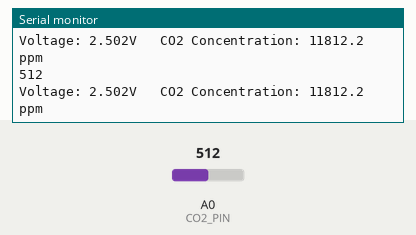
Recording of a sketch running on a simulated Arduino Uno, built with avr-gcc and run on an emulated ATmega328P. On the bench: the last lines printed to the serial monitor. Inputs (shaded band) come from the test bench; at power-on: A0 (CO2_PIN) = 512.

Above: at 4.2 s.
4.3 s: A0 (CO2_PIN) set to 716
At 5.6 s:
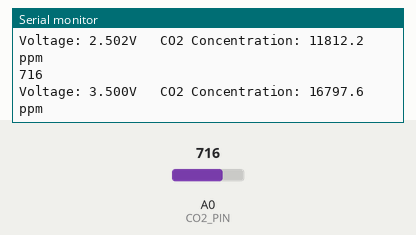
5.8 s: A0 (CO2_PIN) set to 900
At 6.5 s:
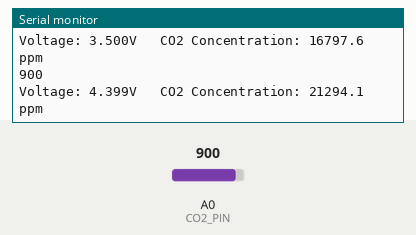
Timing chart, 0 to 8.8 s (numbered marks = the images above; inputs shaded):
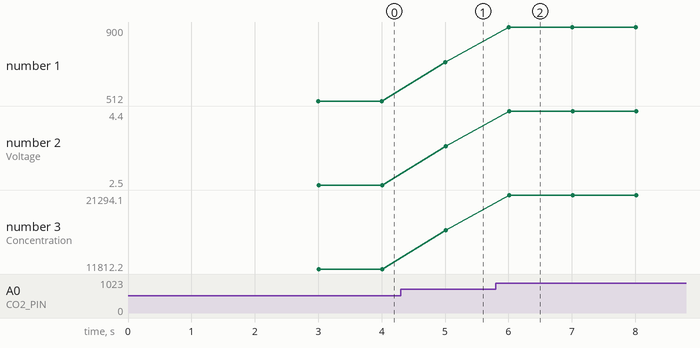

Measured:
- after the input at 4.3 s, the serial monitor: prints a new line after 0.70 s (image 1)
- after the input at 5.8 s, the serial monitor: prints a new line after 0.21 s (image 2)
- plotted number 1: 512 → 716 after the input at 4.3 s, 716 → 900 after the input at 5.8 s
- plotted number 2: 2.5 → 3.5 after the input at 4.3 s, 3.5 → 4.4 after the input at 5.8 s
- plotted number 3: 11812.2 → 16797.6 after the input at 4.3 s, 16797.6 → 21294.1 after the input at 5.8 s

The sketch:

MG811-Demo.ino
```cpp
  // MG811 CO2 Sensor Reading
  // Connect sensor's analog output to Arduino A0 pin
  // VCC to 5V, GND to GND

  const int CO2_PIN = A0;    // Analog pin for CO2 sensor
  const int SAMPLING_INTERVAL = 1000;  // 1 seconds interval

  // Calibration values - you may need to adjust these
  const float ZERO_POINT_VOLTAGE = 0.220;  // Voltage at 400ppm CO2 (fresh air)
  const float REACTION_VOLTAGE = 0.020;    // Voltage difference for each 100ppm change

  void setup() {
    Serial.begin(9600);  // Initialize serial communication
    Serial.println("MG811 CO2 Sensor Reading");
    Serial.println("Warming up sensor...");

    // Allow sensor to warm up (recommended)
    delay(3000);
  }

  void loop() {
    // Read analog value
    int sensorValue = analogRead(CO2_PIN);
    Serial.println(sensorValue);

    // Convert analog reading to voltage (0-5V)
    float voltage = sensorValue * (5.0 / 1023.0);

    // Calculate CO2 concentration (approximate)
    float co2ppm = calculatePPM(voltage);

    // Print results
    Serial.print("Voltage: ");
    Serial.print(voltage, 3);
    Serial.print("V   ");
    Serial.print("CO2 Concentration: ");
    Serial.print(co2ppm, 1);
    Serial.println(" ppm");

    // Wait for next reading
    delay(SAMPLING_INTERVAL);
  }

  float calculatePPM(float voltage) {
    if (voltage >= ZERO_POINT_VOLTAGE) {
      return ((voltage - ZERO_POINT_VOLTAGE) / REACTION_VOLTAGE) * 100.0 + 400.0;
    } else {
      return 400.0;  // Fresh air baseline
    }
  } 
```
